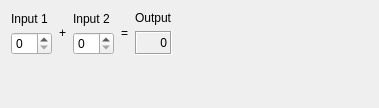
<?xml version="1.0" encoding="UTF-8"?>
<ui version="4.0">
 <class>CalculatorForm</class>
 <widget class="QWidget" name="CalculatorForm">
  <property name="geometry">
   <rect>
    <x>0</x>
    <y>0</y>
    <width>379</width>
    <height>108</height>
   </rect>
  </property>
  <property name="sizePolicy">
   <sizepolicy hsizetype="Preferred" vsizetype="Preferred">
    <horstretch>0</horstretch>
    <verstretch>0</verstretch>
   </sizepolicy>
  </property>
  <property name="windowTitle">
   <string>Calculator Builder</string>
  </property>
  <layout class="QGridLayout">
   <property name="margin">
    <number>9</number>
   </property>
   <property name="spacing">
    <number>6</number>
   </property>
   <item row="1" column="0">
    <spacer name="verticalSpacer">
     <property name="orientation">
      <enum>Qt::Vertical</enum>
     </property>
     <property name="sizeHint" stdset="0">
      <size>
       <width>20</width>
       <height>40</height>
      </size>
     </property>
    </spacer>
   </item>
   <item row="0" column="1">
    <spacer name="horizontalSpacer">
     <property name="orientation">
      <enum>Qt::Horizontal</enum>
     </property>
     <property name="sizeHint" stdset="0">
      <size>
       <width>40</width>
       <height>20</height>
      </size>
     </property>
    </spacer>
   </item>
   <item row="0" column="0">
    <layout class="QHBoxLayout">
     <property name="spacing">
      <number>6</number>
     </property>
     <property name="margin">
      <number>1</number>
     </property>
     <item>
      <layout class="QVBoxLayout">
       <property name="spacing">
        <number>6</number>
       </property>
       <property name="margin">
        <number>1</number>
       </property>
       <item>
        <widget class="QLabel" name="label">
         <property name="text">
          <string>Input 1</string>
         </property>
        </widget>
       </item>
       <item>
        <widget class="QSpinBox" name="inputSpinBox1">
         <property name="mouseTracking">
          <bool>true</bool>
         </property>
        </widget>
       </item>
      </layout>
     </item>
     <item>
      <widget class="QLabel" name="label_3">
       <property name="text">
        <string>+</string>
       </property>
       <property name="alignment">
        <set>Qt::AlignCenter</set>
       </property>
      </widget>
     </item>
     <item>
      <layout class="QVBoxLayout">
       <property name="spacing">
        <number>6</number>
       </property>
       <property name="margin">
        <number>1</number>
       </property>
       <item>
        <widget class="QLabel" name="label_2">
         <property name="text">
          <string>Input 2</string>
         </property>
        </widget>
       </item>
       <item>
        <widget class="QSpinBox" name="inputSpinBox2">
         <property name="mouseTracking">
          <bool>true</bool>
         </property>
        </widget>
       </item>
      </layout>
     </item>
     <item>
      <widget class="QLabel" name="label_3_2">
       <property name="text">
        <string>=</string>
       </property>
       <property name="alignment">
        <set>Qt::AlignCenter</set>
       </property>
      </widget>
     </item>
     <item>
      <layout class="QVBoxLayout">
       <property name="spacing">
        <number>6</number>
       </property>
       <property name="margin">
        <number>1</number>
       </property>
       <item>
        <widget class="QLabel" name="label_2_2_2">
         <property name="text">
          <string>Output</string>
         </property>
        </widget>
       </item>
       <item>
        <widget class="QLabel" name="outputWidget">
         <property name="frameShape">
          <enum>QFrame::Box</enum>
         </property>
         <property name="frameShadow">
          <enum>QFrame::Sunken</enum>
         </property>
         <property name="text">
          <string>0</string>
         </property>
         <property name="alignment">
          <set>Qt::AlignAbsolute|Qt::AlignBottom|Qt::AlignCenter|Qt::AlignHCenter|Qt::AlignHorizontal_Mask|Qt::AlignJustify|Qt::AlignLeading|Qt::AlignLeft|Qt::AlignRight|Qt::AlignTop|Qt::AlignTrailing|Qt::AlignVCenter|Qt::AlignVertical_Mask</set>
         </property>
        </widget>
       </item>
      </layout>
     </item>
    </layout>
   </item>
  </layout>
 </widget>
 <resources/>
 <connections/>
</ui>
